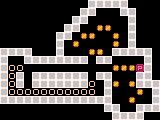

This game map was drawn from its Tiled (.tmx) file and the tilesets committed beside it. A one-line description and the full map source follow:
An orthogonal 20x15 tile map with 8x8 px tiles, 1 tile layer (tiles).

<map version="1.0" tiledversion="1.0.2" orientation="orthogonal" renderorder="left-up" width="20" height="15" tilewidth="8" tileheight="8" nextobjectid="1">
 <tileset firstgid="1" source="tileset.tsx" />
 <layer name="tiles" width="20" height="15">
  <data encoding="csv">
0,0,0,0,0,0,0,0,0,0,0,5,5,5,5,5,0,0,0,0,0,0,0,0,0,0,0,0,0,0,5,5,0,0,0,5,5,0,0,0,0,0,0,0,0,0,0,0,0,5,5,0,0,0,0,0,5,0,0,0,0,0,0,0,0,0,0,0,5,5,0,0,1,1,0,0,5,0,0,0,0,0,0,0,0,0,0,5,5,0,1,1,0,0,1,0,5,0,0,0,0,0,0,0,0,0,0,5,0,1,0,0,0,0,1,0,5,0,0,0,5,5,5,5,0,0,0,5,0,0,0,1,1,0,5,5,5,5,5,0,5,0,0,5,5,5,5,5,5,5,5,0,5,5,0,0,0,0,5,0,5,2,2,0,0,0,0,0,0,0,0,0,0,0,1,1,1,3,5,0,5,2,5,0,5,5,5,5,5,5,5,0,5,5,0,0,0,5,5,0,5,2,5,0,5,5,5,5,5,5,5,2,0,5,1,0,1,5,5,5,5,2,2,2,2,2,2,2,2,2,2,2,0,5,0,0,0,1,0,5,5,5,5,5,5,5,5,5,5,5,5,5,5,5,0,0,1,0,0,5,0,0,0,0,0,0,0,0,0,0,0,0,0,5,5,0,0,5,5,5,0,0,0,0,0,0,0,0,0,0,0,0,0,0,5,5,5,5,0,0
</data>
 </layer>
</map>
